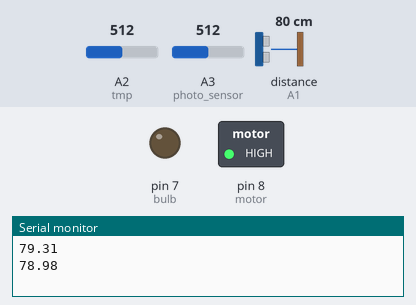
The sketch below on a simulated Arduino Uno, built with avr-gcc and run on an emulated ATmega328P. Parts: switched loads named in the sketch (green lamp = pin HIGH), output pins drawn as LEDs (lit = HIGH), the last lines printed to the serial monitor. Wiring (inferred from the names in the program): ultrasonic range finder: trigger A0; echo A1. Inputs (shaded band) come from the test bench; at power-on: distance to the obstacle (sensor on A1) 80 cm, A3 (photo_sensor) = 512, A2 (tmp) = 512. The echo pulse lasts 58.3 µs per cm; pins used as bus, display or sensor lines are not drawn.

Above: at 1.8 s.
1.9 s: distance to the obstacle (sensor on A1) set to 88 cm
3.4 s: distance to the obstacle (sensor on A1) set to 96 cm
At 4.7 s:
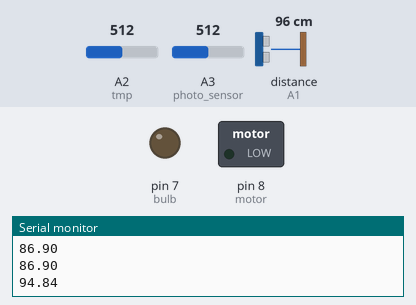
5.5 s: distance to the obstacle (sensor on A1) set to 2 cm
At 6.7 s:
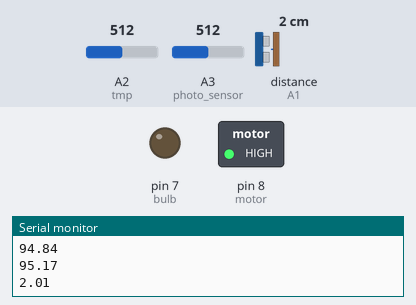
7.5 s: A3 (photo_sensor) set to 486
At 8.5 s:
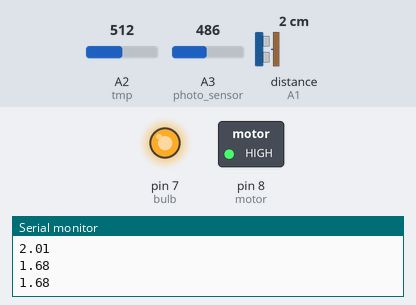
9.5 s: A2 (tmp) set to 87
11.2 s: A2 (tmp) set to 76
At 13.2 s:
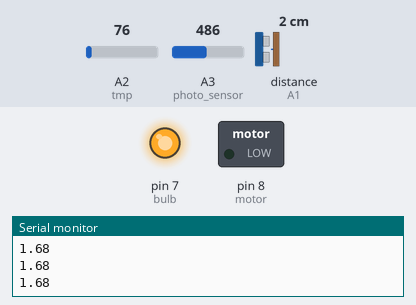
Timing chart, 0 to 14.5 s (numbered marks = the images above; inputs shaded):
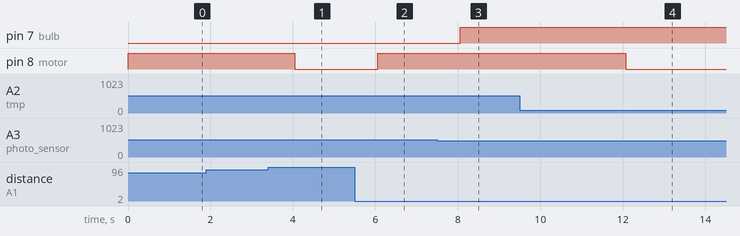

The sketch:

home_automation.ino
```cpp
int trigpin=A0;
int echopin=A1;
int bulb=7;
float distance,duration;
int tmp=A2;
int photo_sensor=A3;
int motor=8;
void setup() {

Serial.begin(9600);
pinMode(trigpin,OUTPUT);
pinMode(echopin,INPUT);
pinMode(bulb,OUTPUT);
pinMode(tmp,INPUT);
pinMode(photo_sensor,INPUT);
pinMode(motor,OUTPUT);
}

void loop() {

digitalWrite(trigpin,LOW);
delay(2);
digitalWrite(trigpin,HIGH);
delayMicroseconds(10);
digitalWrite(trigpin,LOW);
duration= pulseIn(echopin,HIGH);
distance=(duration*0.034)/2;
Serial.println(distance);
int tmp_value=analogRead(tmp);
//Serial.println(tmp_value);
float mv=(tmp_value/1024.0)*5000;
float cel=mv/10;
//Serial.println(cel);
int photo_value=analogRead(photo_sensor);
//Serial.println(photo_value);
  if(distance<90)
  {
    if(cel>40)
    {
      digitalWrite(motor,HIGH);
    }
    else
    {
      digitalWrite(motor,LOW);
    }
    if(photo_value<500)
    {
      digitalWrite(bulb,HIGH);
    }
    else
    {
      digitalWrite(bulb,LOW);
    }
  }
  else{
    digitalWrite(motor,LOW);
    digitalWrite(bulb,LOW);
  }
delay(1000);
}
```

Measured:
- the behaviour switches between 91 and 92 cm on distance to the obstacle (sensor on A1) (found by bisection; images 0 and 1)
- the behaviour switches between 500 and 499 on A3 (photo_sensor) (found by bisection; images 2 and 3)
- the behaviour switches between 82 and 81 on A2 (tmp) (found by bisection; images 3 and 4)
- after the input at 3.4 s, pin 8 (motor): HIGH → LOW after 0.64 s
- after the input at 5.5 s, pin 8 (motor): LOW → HIGH after 0.55 s
- after the input at 7.5 s, pin 7 (bulb): LOW → HIGH after 0.56 s
- after the input at 11.2 s, pin 8 (motor): HIGH → LOW after 0.87 s
